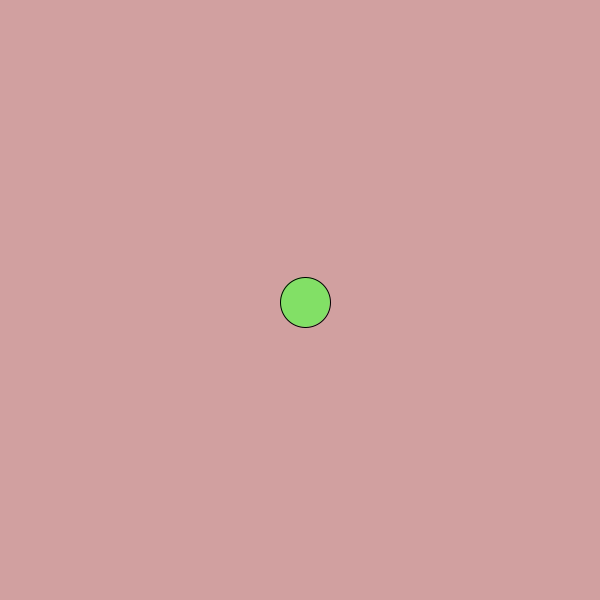
Frame 1 (no input)
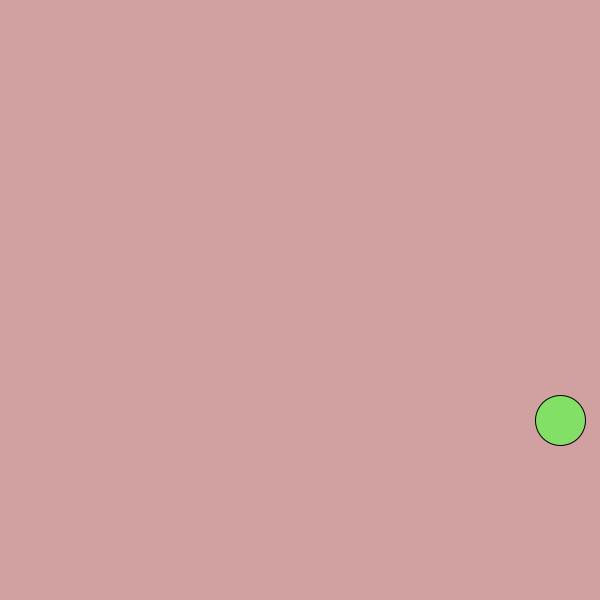
Frame 60 (the mouse pressed at the canvas centre just before this capture)
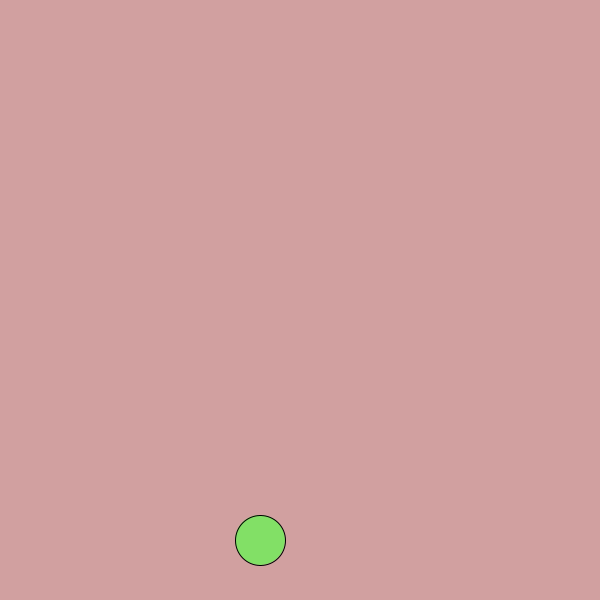
Frame 120 (the mouse held since frame 60 and released just before this capture)

The Processing sketch that drew these frames (run headless with seeded random() and noise(); from frame 60 on, the mouse is pressed at the canvas centre):

// Processing sketch: aula01_apresentacao
// ── aula01_apresentacao.pde
float x = 300, y = 300;
float vx = 5, vy = 2;

void setup(){
  size(600, 600); 
}

void draw(){
  x += vx;
  y += vy;
  
  background(#D1A0A0);
  fill(#82E066);
  
  int d = 50; //diametro
  ellipse(x, y, d, d);
  
  if(x < 0 + d/2 || x > width - d/2) vx = -vx;
  if(y < 0 + d/2 || y > height - d/2) vy = -vy;
}
